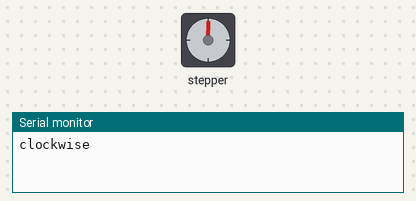
Bench run of a sketch on a simulated Arduino Uno, built with avr-gcc and run on an emulated ATmega328P. Parts: stepper motor, the last lines printed to the serial monitor. Stepper angles assume 1500 steps per turn.

Above: at 0.05 s.
At 1.5 s:
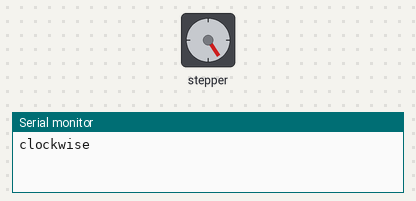
At 3.0 s:
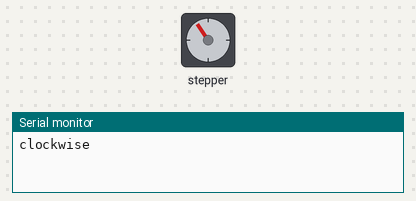
At 6.35 s:
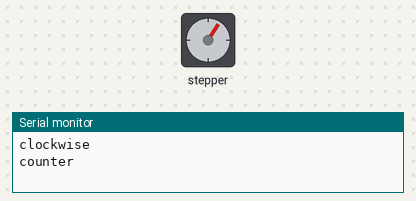
Timing chart, 0 to 9.2 s (numbered marks = the images above):
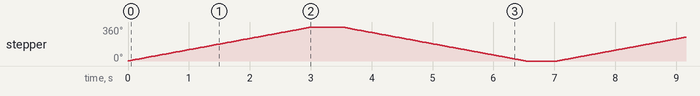

Measured:
- by itself, stepper: turns 360° clockwise in 3.0 s, then 360° counter-clockwise in 3.0 s, repeating every 7.0 s

The sketch:

servo.ino
```cpp
#include <Stepper.h>

const int stepsPerRevolution = 1500;

Stepper myStepper(stepsPerRevolution, 8, 10, 9, 11);

void setup() {
  myStepper.setSpeed(20);

  Serial.begin(9600);
}

void loop(){
  Serial.println("clockwise");

  myStepper.step(stepsPerRevolution);
  delay(500);

  Serial.println("counter");
  myStepper.step(-stepsPerRevolution);
  delay(500);
}
```
